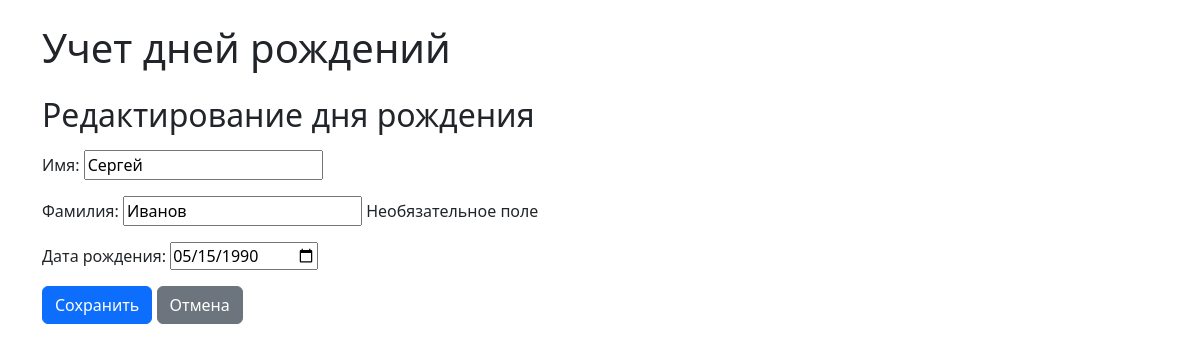
Screenshot of /birthdays/3/edit/ with the database file from the repository.
### birthdays/models.py (models this page shows, shortened)
class Birthday(models.Model):
    first_name = models.CharField(verbose_name='Имя', max_length=20)
    last_name = models.CharField(
        verbose_name='Фамилия', blank=True, help_text='Необязательное поле', max_length=20
    )
    birthday = models.DateField(verbose_name='Дата рождения')
    class Meta:
        verbose_name = 'День рождения'
        verbose_name_plural = 'Дни рождения'
        ordering = ['birthday']

### birthdays/views.py (the view)
# urls.py: path('<int:pk>/edit/', views.BirthdayUpdateView.as_view(), name='edit'),
class BirthdayUpdateView(UpdateView):
    model = Birthday
    form_class = BirthdayForm
    template_name = 'birthdays/birthday_form.html'
    success_url = reverse_lazy('birthdays:list')

### birthdays/forms.py (shortened to what this page needs)
class BirthdayForm(forms.ModelForm):
    class Meta:
        model = Birthday
        fields = '__all__'
        widgets = {
            'birthday': forms.DateInput(attrs={'type': 'date'})
        }

### templates/birthdays/birthday_form.html (shortened to what this page needs)
{% extends 'base.html' %}
{% block content %}
    <h2>{% if object %}Редактирование{% else %}Добавление{% endif %} дня рождения</h2>
    <form method="post" class="mt-3">
        {{ form.as_p }}
        <button type="submit" class="btn btn-primary">Сохранить</button>
        <a href="{% url 'birthdays:list' %}" class="btn btn-secondary">Отмена</a>
    </form>
{% endblock %}

### rows the page displays
Birthday: first_name "Сергей", last_name "Иванов", birthday "05/15/1990"
